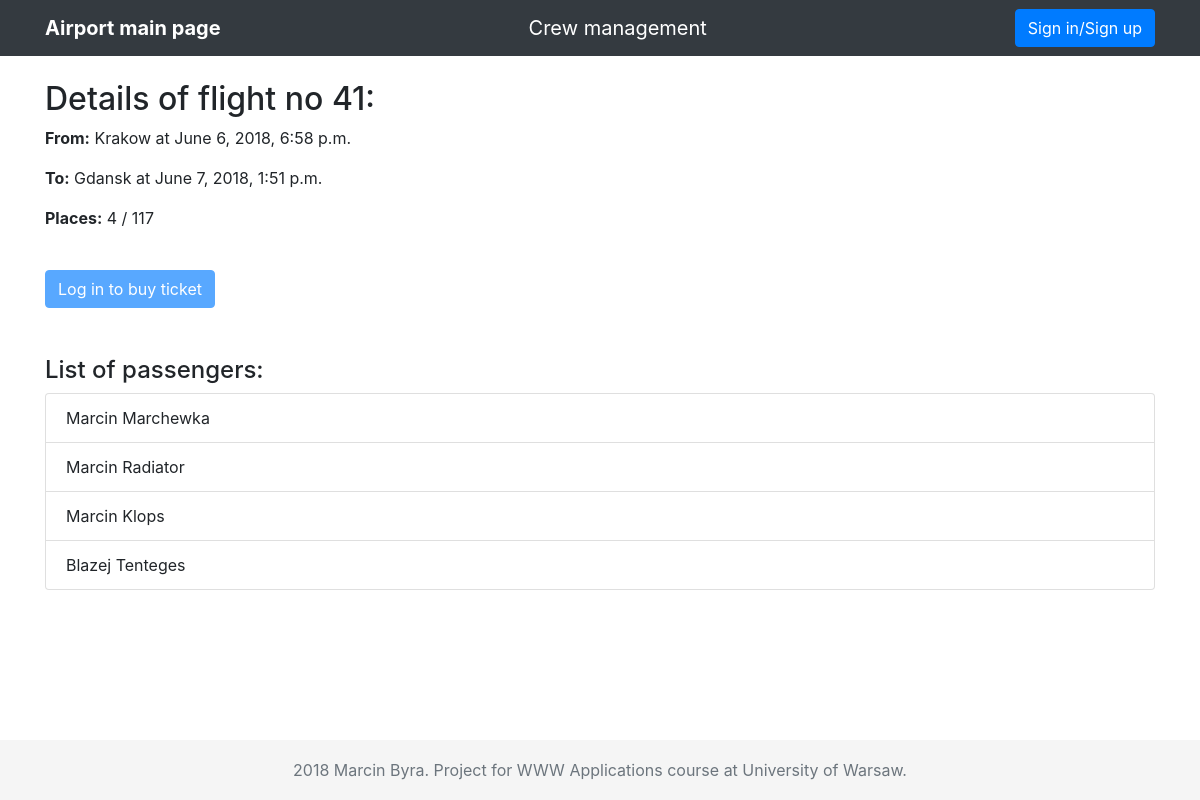
Page /airport/flight/41/ on the earlier database version.
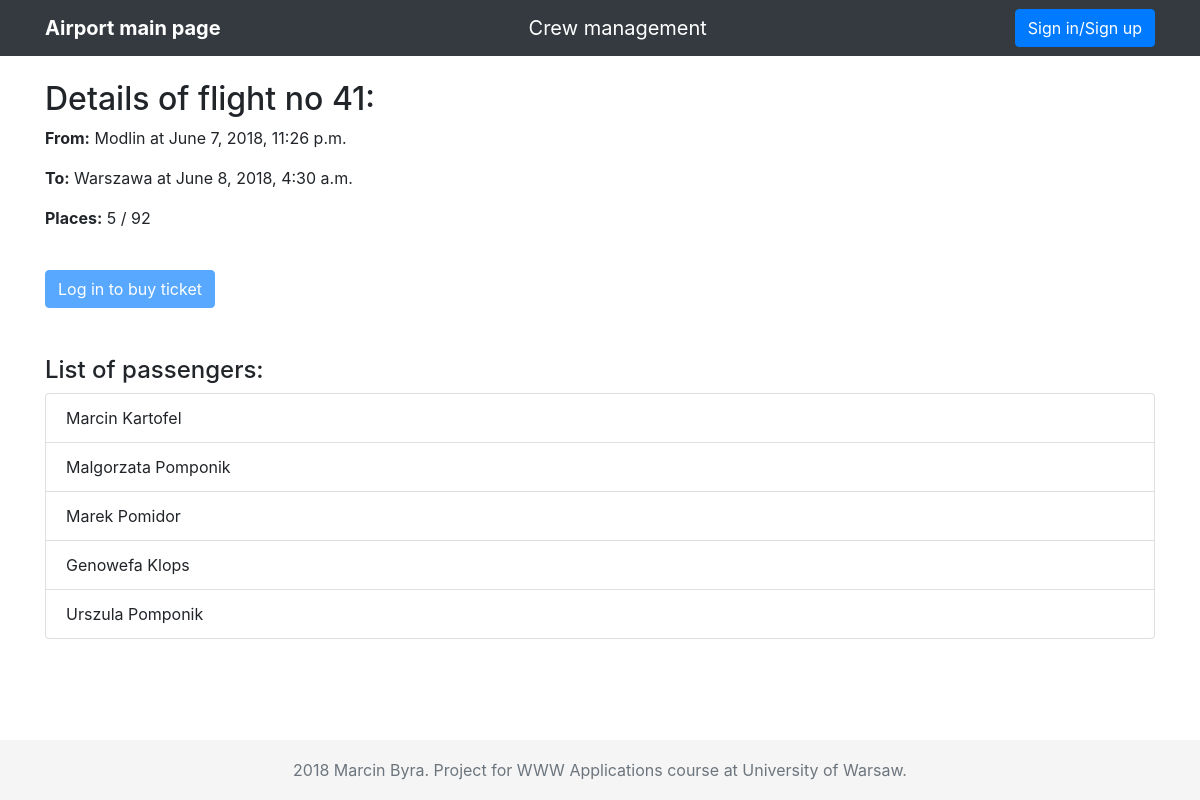
Same page on the later database version.
### airport/models.py (models this page shows, shortened)
class Flight(models.Model):
    airplane = models.ForeignKey(Airplane, on_delete=models.CASCADE)
    crew = models.ForeignKey(Crew, on_delete=models.CASCADE, blank=True, null=True, default=None)
    source = models.CharField(max_length=20)
    destination = models.CharField(max_length=20)
    departure_time = models.DateTimeField()
    arrival_time = models.DateTimeField()

class Airplane(models.Model):
    number = models.IntegerField(unique=True)
    capacity = models.IntegerField()

class User(AbstractUser):
    first_name = models.CharField(max_length=20)
    last_name = models.CharField(max_length=20)

### airport/views.py (the view)
# urls.py: path('flight/<int:flight_no>/', views.flight_details, name='flight_details'),
def flight_details(request, flight_no):
    flight = get_object_or_404(Flight, pk=flight_no)
    departure_time_str = flight.departure_time.strftime("%Y-%m-%d %H:%M")
    arrival_time_str = flight.arrival_time.strftime("%Y-%m-%d %H:%M")
    passengers = Ticket.objects.filter(flight=flight).values('passenger__first_name', 'passenger__last_name')
    context = {'flight': flight, 'departure_time_str': departure_time_str, 'arrival_time_str': arrival_time_str,
               'passengers': passengers}
    return render(request, 'airport/flight_details.html', context)

### airport/templates/airport/flight_details.html (shortened to what this page needs)
{% extends 'airport/base.html' %}
{% block content %}
    <h2 class="mt-4">Details of flight no {{ flight.pk }}:</h2>
    <p><b>From:</b> {{ flight.source }} at {{ flight.departure_time }}</p>
    <p><b>To:</b> {{ flight.destination }} at {{ flight.arrival_time }}</p>
    <p><b>Places:</b> {{ passengers|length }} / {{ flight.airplane.capacity }}</p>
    {% if request.user.is_authenticated %}
        <a id="id_buy_ticket_button" href="{% url 'airport:buy_ticket' flight.pk %}" class="btn btn-primary active mt-4 my-4">Buy a ticket</a>
    {% else %}
        <a href=# class="btn btn-primary disabled mt-4 my-4">Log in to buy ticket</a>
    {% endif %}
    <h4 class="mt-4">List of passengers:</h4>
    <ul id="id_passenger_list" class="list-group">
    {% for passenger in passengers %}
        <li class="list-group-item">{{ passenger.passenger__first_name }} {{ passenger.passenger__last_name }}</li>
    {% endfor %}
    </ul>
{% endblock %}

Differences in the rows shown:
no longer on this page (row edited): User: passenger__first_name "Marcin", passenger__last_name "Marchewka"
no longer on this page (row edited): User: passenger__first_name "Marcin", passenger__last_name "Radiator"
no longer on this page (row edited): User: passenger__first_name "Marcin", passenger__last_name "Klops"
no longer on this page (row edited): User: passenger__first_name "Blazej", passenger__last_name "Tenteges"
changed Flight id 41: source "Krakow" → "Modlin"; departure_time "June 6, 2018, 6:58 p.m." → "June 7, 2018, 11:26 p.m."; destination "Gdansk" → "Warszawa"; arrival_time "June 7, 2018, 1:51 p.m." → "June 8, 2018, 4:30 a.m."; airplane.capacity "117" → "92"
now on this page (row edited): User: passenger__first_name "Marcin", passenger__last_name "Kartofel"
now on this page (row edited): User: passenger__first_name "Malgorzata", passenger__last_name "Pomponik"
now on this page (row edited): User: passenger__first_name "Marek", passenger__last_name "Pomidor"
now on this page (row edited): User: passenger__first_name "Genowefa", passenger__last_name "Klops"
now on this page (row edited): User: passenger__first_name "Urszula", passenger__last_name "Pomponik"
Other differences:
{{ passengers|length }}: "4" → "5"
